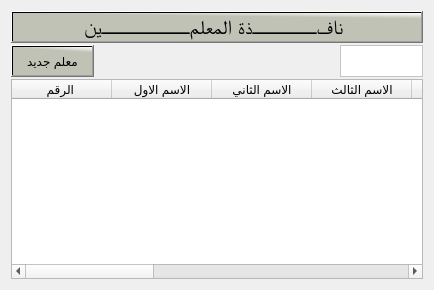
                   <widget class="QWidget" name="tab_232">
                    <attribute name="title">
                     <string>ادارة المعلمين</string>
                    </attribute>
                    <layout class="QGridLayout" name="gridLayout_13">
                     <item row="0" column="0">
                      <layout class="QVBoxLayout" name="verticalLayout_303" stretch="5,5,90">
                       <property name="spacing">
                        <number>2</number>
                       </property>
                       <item>
                        <widget class="QPushButton" name="pushButton_551">
                         <property name="font">
                          <font>
                           <family>Motken K Sina</family>
                           <pointsize>15</pointsize>
                           <weight>9</weight>
                           <italic>false</italic>
                           <bold>false</bold>
                          </font>
                         </property>
                         <property name="cursor">
                          <cursorShape>PointingHandCursor</cursorShape>
                         </property>
                         <property name="styleSheet">
                          <string notr="true">background-color: qlineargradient(spread:pad, x1:0.964478, y1:0.193, x2:1, y2:0, stop:0 rgba(191, 194, 181, 255), stop:1 rgba(255, 255, 255, 255));
color:rgb(0, 0, 0);

  font: 75 15pt &quot;Motken K Sina&quot;;</string>
                         </property>
                         <property name="text">
                          <string>نافــــــــذة المعلمـــــــــــين </string>
                         </property>
                         <property name="flat">
                          <bool>false</bool>
                         </property>
                        </widget>
                       </item>
                       <item>
                        <layout class="QHBoxLayout" name="horizontalLayout_473" stretch="20,40,20,20">
                         <property name="spacing">
                          <number>20</number>
                         </property>
                         <item>
                          <widget class="QPushButton" name="btnAddNewTeacher">
                           <property name="maximumSize">
                            <size>
                             <width>160</width>
                             <height>50</height>
                            </size>
                           </property>
                           <property name="layoutDirection">
                            <enum>Qt::LeftToRight</enum>
                           </property>
                           <property name="styleSheet">
                            <string notr="true">background-color: qlineargradient(spread:pad, x1:0.964478, y1:0.193, x2:1, y2:0, stop:0 rgba(191, 194, 181, 255), stop:1 rgba(255, 255, 255, 255));
color:rgb(0, 0, 0);

font: 18pt &quot;Mohammad Annoktah&quot;;

font: 15pt &quot;PT Bold Heading&quot;;</string>
                           </property>
                           <property name="text">
                            <string>معلم جديد</string>
                           </property>
                           <property name="icon">
                            <iconset>
                             <normaloff>../icons/اضافة.svg</normaloff>../icons/اضافة.svg</iconset>
                           </property>
                           <property name="iconSize">
                            <size>
                             <width>30</width>
                             <height>30</height>
                            </size>
                           </property>
                          </widget>
                         </item>
                         <item>
                          <spacer name="horizontalSpacer_131">
                           <property name="orientation">
                            <enum>Qt::Horizontal</enum>
                           </property>
                           <property name="sizeHint" stdset="0">
                            <size>
                             <width>40</width>
                             <height>20</height>
                            </size>
                           </property>
                          </spacer>
                         </item>
                         <item>
                          <widget class="QLabel" name="label_399">
                           <property name="maximumSize">
                            <size>
                             <width>40</width>
                             <height>40</height>
                            </size>
                           </property>
                           <property name="focusPolicy">
                            <enum>Qt::StrongFocus</enum>
                           </property>
                           <property name="styleSheet">
                            <string notr="true"/>
                           </property>
                           <property name="text">
                            <string/>
                           </property>
                           <property name="pixmap">
                            <pixmap>../icons/بحث.svg</pixmap>
                           </property>
                           <property name="scaledContents">
                            <bool>true</bool>
                           </property>
                          </widget>
                         </item>
                         <item>
                          <widget class="QTextEdit" name="txtTeachersSearch">
                           <property name="sizePolicy">
                            <sizepolicy hsizetype="Expanding" vsizetype="Expanding">
                             <horstretch>0</horstretch>
                             <verstretch>0</verstretch>
                            </sizepolicy>
                           </property>
                           <property name="minimumSize">
                            <size>
                             <width>15</width>
                             <height>32</height>
                            </size>
                           </property>
                           <property name="maximumSize">
                            <size>
                             <width>250</width>
                             <height>40</height>
                            </size>
                           </property>
                           <property name="sizeIncrement">
                            <size>
                             <width>15</width>
                             <height>15</height>
                            </size>
                           </property>
                           <property name="layoutDirection">
                            <enum>Qt::LeftToRight</enum>
                           </property>
                           <property name="styleSheet">
                            <string notr="true">color: rgb(0, 0, 0);
font: 10pt &quot;MS Shell Dlg 2&quot;;
background-color: rgb(255, 255, 255);</string>
                           </property>
                          </widget>
                         </item>
                        </layout>
                       </item>
                       <item>
                        <layout class="QHBoxLayout" name="horizontalLayout_474">
                         <item>
                          <widget class="QTableWidget" name="tblTeachers">
                           <property name="styleSheet">
                            <string notr="true">QTableWidget {
    background-color: #FFFFFF;
    alternate-background-color:rgb(0, 0, 0);
    font: 9pt &quot;PT Bold Heading&quot;;
    font-weight: bold;
 color:rgb(0, 0, 0)
}

 background-color: qlineargradient(spread:pad, x1:0.964478, y1:0.193, x2:1, y2:0, stop:0 rgba(191, 194, 181, 255), stop:1 rgba(255, 255, 255, 255));
color:rgb(0, 0, 0);</string>
                           </property>
                           <column>
                            <property name="text">
                             <string>الرقم </string>
                            </property>
                           </column>
                           <column>
                            <property name="text">
                             <string>الاسم الاول</string>
                            </property>
                           </column>
                           <column>
                            <property name="text">
                             <string>الاسم الثاني</string>
                            </property>
                           </column>
                           <column>
                            <property name="text">
                             <string>الاسم الثالث</string>
                            </property>
                           </column>
                           <column>
                            <property name="text">
                             <string>اللقب</string>
                            </property>
                           </column>
                           <column>
                            <property name="text">
                             <string>الهاتف</string>
                            </property>
                           </column>
                           <column>
                            <property name="text">
                             <string>تاريخ الميلاد</string>
                            </property>
                           </column>
                           <column>
                            <property name="text">
                             <string>التخصص</string>
                            </property>
                           </column>
                           <column>
                            <property name="text">
                             <string>المهمة</string>
                            </property>
                           </column>
                           <column>
                            <property name="text">
                             <string>الحالة</string>
                            </property>
                           </column>
                           <column>
                            <property name="text">
                             <string>البصمة</string>
                            </property>
                           </column>
                           <column>
                            <property name="text">
                             <string>العمليات</string>
                            </property>
                           </column>
                          </widget>
                         </item>
                        </layout>
                       </item>
                      </layout>
                     </item>
                    </layout>
                   </widget>
